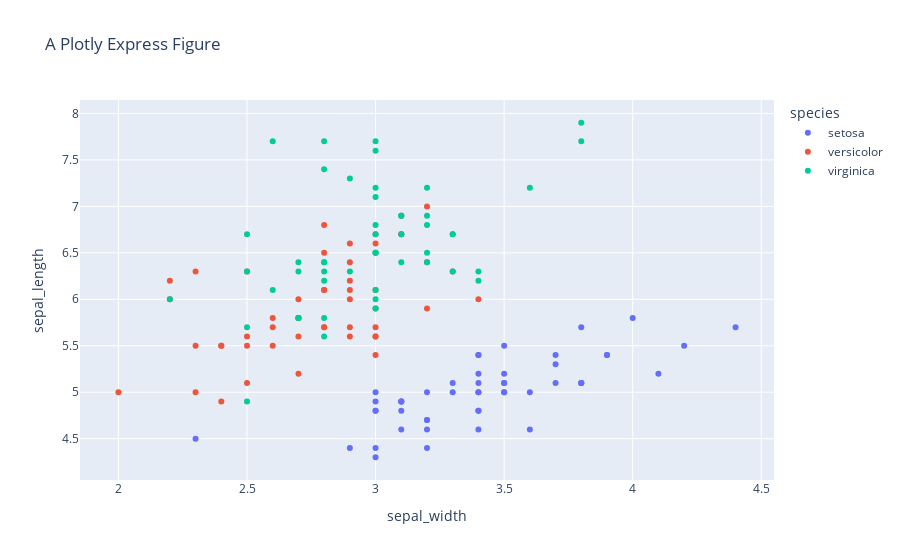

Source (notebook cell):
### Markdown cell above
## Scatter

Iris

### Code cell
import plotly.express as px

df = px.data.iris()
fig = px.scatter(df, x="sepal_width", y="sepal_length", color="species", title="A Plotly Express Figure")

# If you print the figure, you'll see that it's just a regular figure with data and layout
#print(fig)

fig.show()

### Figure 1 — Plotly figure (JSON) as saved in the notebook; plotly's stock layout.template omitted (floating-point values rounded to 4 significant figures)
{"data": [{"hovertemplate": "species=setosa<br>sepal_width=%{x}<br>sepal_length=%{y}<extra></extra>", "legendgroup": "setosa", "marker": {"color": "#636efa", "symbol": "circle"}, "mode": "markers", "name": "setosa", "orientation": "v", "showlegend": true, "type": "scatter", "x": [3.5, 3, 3.2, 3.1, 3.6, 3.9, 3.4, 3.4, 2.9, 3.1, 3.7, 3.4, 3, 3, 4, 4.4, 3.9, 3.5, 3.8, 3.8, 3.4, 3.7, 3.6, 3.3, 3.4, 3, 3.4, 3.5, 3.4, 3.2, 3.1, 3.4, 4.1, 4.2, 3.1, 3.2, 3.5, 3.1, 3, 3.4, 3.5, 2.3, 3.2, 3.5, 3.8, 3, 3.8, 3.2, 3.7, 3.3], "xaxis": "x", "y": [5.1, 4.9, 4.7, 4.6, 5, 5.4, 4.6, 5, 4.4, 4.9, 5.4, 4.8, 4.8, 4.3, 5.8, 5.7, 5.4, 5.1, 5.7, 5.1, 5.4, 5.1, 4.6, 5.1, 4.8, 5, 5, 5.2, 5.2, 4.7, 4.8, 5.4, 5.2, 5.5, 4.9, 5, 5.5, 4.9, 4.4, 5.1, 5, 4.5, 4.4, 5, 5.1, 4.8, 5.1, 4.6, 5.3, 5], "yaxis": "y"}, {"hovertemplate": "species=versicolor<br>sepal_width=%{x}<br>sepal_length=%{y}<extra></extra>", "legendgroup": "versicolor", "marker": {"color": "#EF553B", "symbol": "circle"}, "mode": "markers", "name": "versicolor", "orientation": "v", "showlegend": true, "type": "scatter", "x": [3.2, 3.2, 3.1, 2.3, 2.8, 2.8, 3.3, 2.4, 2.9, 2.7, 2, 3, 2.2, 2.9, 2.9, 3.1, 3, 2.7, 2.2, 2.5, 3.2, 2.8, 2.5, 2.8, 2.9, 3, 2.8, 3, 2.9, 2.6, 2.4, 2.4, 2.7, 2.7, 3, 3.4, 3.1, 2.3, 3, 2.5, 2.6, 3, 2.6, 2.3, 2.7, 3, 2.9, 2.9, 2.5, 2.8], "xaxis": "x", "y": [7, 6.4, 6.9, 5.5, 6.5, 5.7, 6.3, 4.9, 6.6, 5.2, 5, 5.9, 6, 6.1, 5.6, 6.7, 5.6, 5.8, 6.2, 5.6, 5.9, 6.1, 6.3, 6.1, 6.4, 6.6, 6.8, 6.7, 6, 5.7, 5.5, 5.5, 5.8, 6, 5.4, 6, 6.7, 6.3, 5.6, 5.5, 5.5, 6.1, 5.8, 5, 5.6, 5.7, 5.7, 6.2, 5.1, 5.7], "yaxis": "y"}, {"hovertemplate": "species=virginica<br>sepal_width=%{x}<br>sepal_length=%{y}<extra></extra>", "legendgroup": "virginica", "marker": {"color": "#00cc96", "symbol": "circle"}, "mode": "markers", "name": "virginica", "orientation": "v", "showlegend": true, "type": "scatter", "x": [3.3, 2.7, 3, 2.9, 3, 3, 2.5, 2.9, 2.5, 3.6, 3.2, 2.7, 3, 2.5, 2.8, 3.2, 3, 3.8, 2.6, 2.2, 3.2, 2.8, 2.8, 2.7, 3.3, 3.2, 2.8, 3, 2.8, 3, 2.8, 3.8, 2.8, 2.8, 2.6, 3, 3.4, 3.1, 3, 3.1, 3.1, 3.1, 2.7, 3.2, 3.3, 3, 2.5, 3, 3.4, 3], "xaxis": "x", "y": [6.3, 5.8, 7.1, 6.3, 6.5, 7.6, 4.9, 7.3, 6.7, 7.2, 6.5, 6.4, 6.8, 5.7, 5.8, 6.4, 6.5, 7.7, 7.7, 6, 6.9, 5.6, 7.7, 6.3, 6.7, 7.2, 6.2, 6.1, 6.4, 7.2, 7.4, 7.9, 6.4, 6.3, 6.1, 7.7, 6.3, 6.4, 6, 6.9, 6.7, 6.9, 5.8, 6.8, 6.7, 6.7, 6.3, 6.5, 6.2, 5.9], "yaxis": "y"}], "layout": {"legend": {"title": {"text": "species"}, "tracegroupgap": 0}, "title": {"text": "A Plotly Express Figure"}, "xaxis": {"anchor": "y", "domain": [0, 1], "title": {"text": "sepal_width"}}, "yaxis": {"anchor": "x", "domain": [0, 1], "title": {"text": "sepal_length"}}}}
